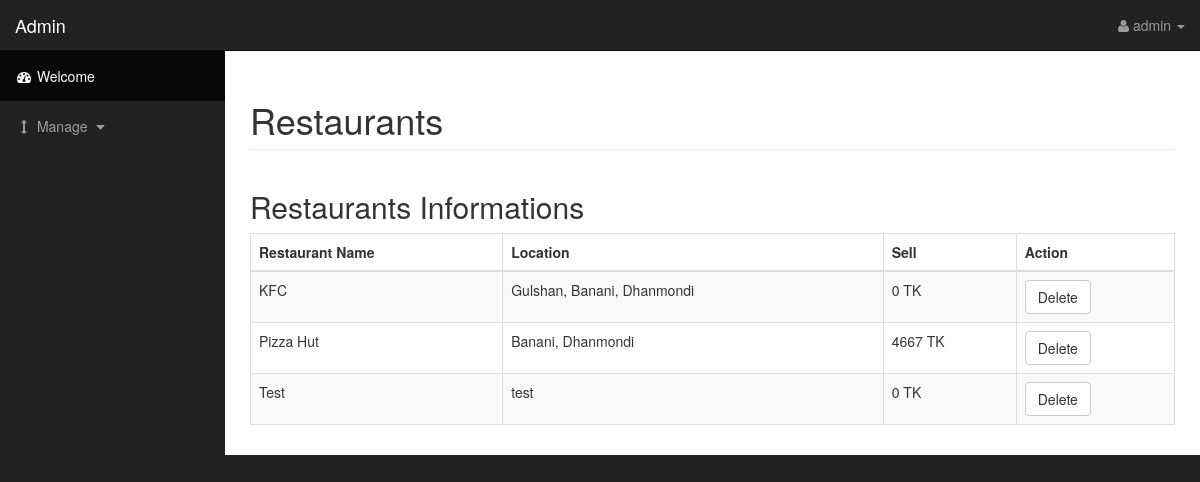
Page /admin/?adp=2 (signed in) on the committed database.
### tables this page shows
CREATE TABLE `restaurant` (
  `sl` int(128) NOT NULL,
  `name` varchar(256) NOT NULL,
  `location` varchar(256) NOT NULL,
  `sell` int(11) NOT NULL,
  `image` longblob NOT NULL,
  `imagename` varchar(160) NOT NULL
);

### admin/viewRestaurant.php (the view, shortened to what this page needs)
<div class="container-fluid">
            <div class="row">
                <div class="col-lg-12">
                    <h1 class="page-header">
                        Restaurants
                    </h1>
                </div>
            </div>
            <?php
            if(isset($_SESSION['valid'])==True){?>
            <div class="row">
                <div class="col-lg-6" style="width: 100%">
                    <h2>Restaurants Informations</h2>
                    <div class="table-responsive">
                        <table class="table table-bordered table-hover table-striped">
                            <thead>
                                <tr>
                                    <th>Restaurant Name</th>
                                    <th>Location</th>
                                    <th>Sell</th>
                                    <th>Action</th>
                                </tr>
                            </thead>
                            <tbody>
                                <?php
                                $sql = "select * from restaurant";
                                $result = mysqli_query($conn,$sql);
                                while($row = mysqli_fetch_array($result))
                                {
                                    echo "<tr>
                                    <td>".$row[1]."</td>
                                    <td>".$row[2]."</td>
                                    <td>".$row[3]." TK</td>
                                    <td><form method=\"post\" action=\"delete.php\"><a href=\"deleteR.php?id=".$row['0']."\" class=\"delete\"><input type=\"button\" class=\"btn btn-default\" value=\"Delete\"></a></form></td>
                                </tr>";
                            }
                            ?>
                        </tbody>
                    </table>
                </div>
            </div>
        </div>
        <?php
    }
    ?>
</div>

### admin/css/sb-admin.css (style rules this page uses)
body { margin-top: 100px; background-color: #222; }
@media (min-width:768px) { body { margin-top: 50px; } }

### rows in the picture
restaurant: name "KFC", location "Gulshan, Banani, Dhanmondi", sell "0"
restaurant: name "Pizza Hut", location "Banani, Dhanmondi", sell "4667"
restaurant: name "Test", location "test", sell "0"

### other values in the picture
$_SESSION['username'] "admin"
